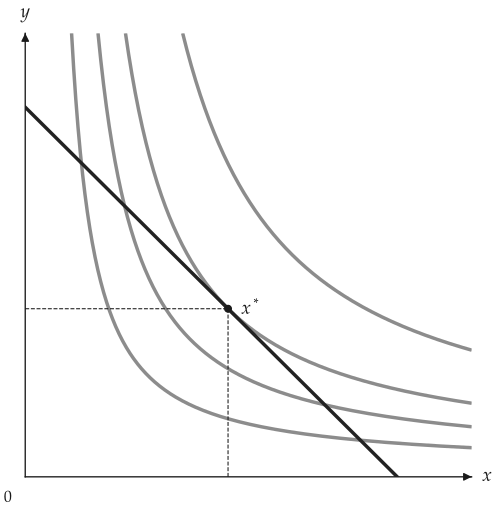

The Python source for this figure:
from utility_viz import Canvas, Config, levels, solve
from utility_viz.models import Translog

Config.load("manual.toml").use()  # the settings behind this manual's figures

model = Translog(alpha_x=0.6, alpha_y=0.4, beta_xy=0.12)
eq = solve(model, px=2.0, py=3.0, income=30.0)

cvs = Canvas(x_max=18, y_max=12, x_label="$x$", y_label="$y$")
cvs.add_utility(model, levels=levels.around(eq.utility, n=4))
cvs.add_budget(2.0, 3.0, 30.0)
cvs.add_equilibrium(eq)
cvs.save("translog.png")
